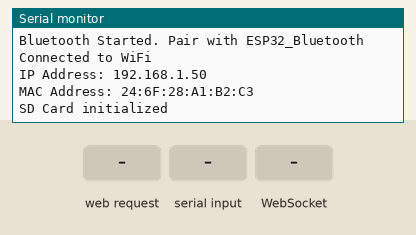
The sketch below on a simulated ESP32. Shown: the last lines printed to the serial monitor. Inputs (shaded band) come from the test bench. WiFi joins after 1.5 s; servers stay silent unless stated; storage starts empty; nothing arrives over Bluetooth unless stated.

Above: at 8.2 s.
8.3 s: HTTP request GET / received
At 8.7 s:
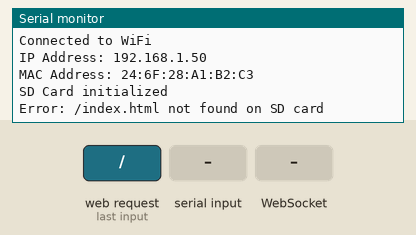
9.8 s: "90,45\n" received over the second serial link
At 10.8 s:
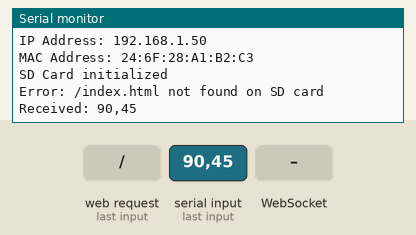
11.3 s: WebSocket text "5" received
At 12.0 s:
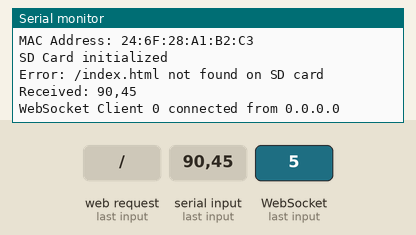
12.8 s: HTTP request GET /styles.css received
At 13.3 s:
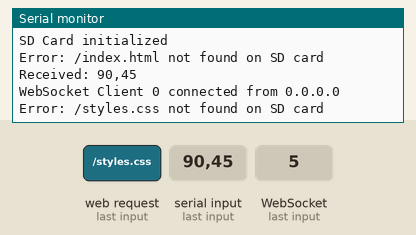
14.3 s: "5\n" received over the second serial link
At 15.4 s:
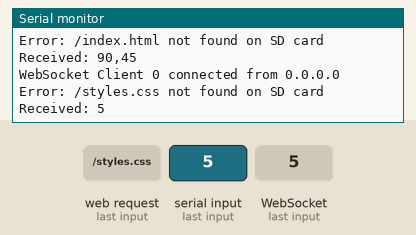
15.8 s: HTTP request GET /script.js received
At 16.8 s:
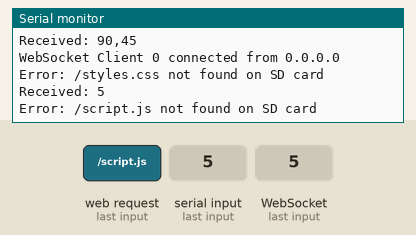

Measured:
- after the input at 8.3 s, the serial monitor: prints a new line at once (image 1)
- after the input at 9.8 s, the serial monitor: prints a new line at once (image 2)
- after the input at 11.3 s, the serial monitor: prints a new line at once (image 3)
- after the input at 12.8 s, the serial monitor: prints a new line at once (image 4)
- after the input at 14.3 s, the serial monitor: prints a new line at once (image 5)
- after the input at 15.8 s, the serial monitor: prints a new line at once (image 6)

The sketch:

5-ESP32-BtWifi-Portal-WebOnSDV0.0.1-.ino
```cpp
#include <BluetoothSerial.h>
#include <WiFi.h>
#include <WebServer.h>
#include <WebSocketsServer.h>
#include <ArduinoJson.h>
#include <SPI.h>
#include <SD.h>

// WiFi credentials
const char* ssid = "HilaWifi";      // Replace with your WiFi SSID
const char* password = "12345678";  // Replace with your WiFi password

// SD card CS pin (adjust based on your wiring)
#define SD_CS_PIN 5

BluetoothSerial SerialBT;
WebServer server(80);
WebSocketsServer webSocket = WebSocketsServer(81);

String receivedData = "";
const int maxDataPoints = 50;             // Number of data points to display
float dataValues[maxDataPoints] = { 0 };  // Array to store data for plotting
int dataIndex = 0;
int connectedWebSocketClients = 0;        // Track WebSocket clients
bool bluetoothConnected = false;          // Track Bluetooth connection status

void handleRoot() {
  File file = SD.open("/index.html");
  if (file) {
    server.streamFile(file, "text/html");
    file.close();
  } else {
    server.send(404, "text/plain", "File not found: /index.html");
    Serial.println("Error: /index.html not found on SD card");
  }
}

void handleCSS() {
  File file = SD.open("/styles.css");
  if (file) {
    server.streamFile(file, "text/css");
    file.close();
  } else {
    server.send(404, "text/plain", "File not found: /styles.css");
    Serial.println("Error: /styles.css not found on SD card");
  }
}

void handleJS() {
  File file = SD.open("/script.js");
  if (file) {
    server.streamFile(file, "application/javascript");
    file.close();
  } else {
    server.send(404, "text/plain", "File not found: /script.js");
    Serial.println("Error: /script.js not found on SD card");
  }
}

void handleChartJS() {
  File file = SD.open("/chart.min.js");
  if (file) {
    server.streamFile(file, "application/javascript");
    file.close();
  } else {
    server.send(404, "text/plain", "File not found: /chart.min.js");
    Serial.println("Error: /chart.min.js not found on SD card");
  }
}

// Bluetooth connection callback
void bluetoothCallback(esp_spp_cb_event_t event, esp_spp_cb_param_t *param) {
  if (event == ESP_SPP_SRV_OPEN_EVT) {
    bluetoothConnected = true;
    Serial.println("Bluetooth Client Connected");

    // Broadcast Bluetooth connection status
    DynamicJsonDocument doc(200);
    doc["type"] = "connection";
    doc["device"] = "bluetooth";
    doc["message"] = "Bluetooth Connected";
    doc["connected"] = true;
    String json;
    serializeJson(doc, json);
    webSocket.broadcastTXT(json);
  } else if (event == ESP_SPP_CLOSE_EVT) {
    bluetoothConnected = false;
    Serial.println("Bluetooth Client Disconnected");

    // Broadcast Bluetooth disconnection status
    DynamicJsonDocument doc(200);
    doc["type"] = "connection";
    doc["device"] = "bluetooth";
    doc["message"] = "Bluetooth Disconnected";
    doc["connected"] = false;
    String json;
    serializeJson(doc, json);
    webSocket.broadcastTXT(json);
  }
}

void webSocketEvent(uint8_t num, WStype_t type, uint8_t* payload, size_t length) {
  switch (type) {
    case WStype_CONNECTED: {
      connectedWebSocketClients++;
      Serial.printf("WebSocket Client %u connected from %s\n", num, webSocket.remoteIP(num).toString().c_str());

      // Send WebSocket connection status to all clients
      DynamicJsonDocument doc(200);
      doc["type"] = "connection";
      doc["device"] = "websocket";
      doc["message"] = String("WebSocket Clients Connected: ") + connectedWebSocketClients;
      doc["connected"] = true;
      String json;
      serializeJson(doc, json);
      webSocket.broadcastTXT(json);

      // Send current Bluetooth status to the new client
      DynamicJsonDocument btDoc(200);
      btDoc["type"] = "connection";
      btDoc["device"] = "bluetooth";
      btDoc["message"] = bluetoothConnected ? "Bluetooth Connected" : "Bluetooth Disconnected";
      btDoc["connected"] = bluetoothConnected;
      String btJson;
      serializeJson(btDoc, btJson);
      webSocket.sendTXT(num, btJson);
      break;
    }
    case WStype_DISCONNECTED: {
      connectedWebSocketClients--;
      Serial.printf("WebSocket Client %u disconnected\n", num);

      // Broadcast WebSocket disconnection status
      DynamicJsonDocument doc(200);
      doc["type"] = "connection";
      doc["device"] = "websocket";
      doc["message"] = connectedWebSocketClients > 0 ? String("WebSocket Clients Connected: ") + connectedWebSocketClients : "No WebSocket Clients Connected";
      doc["connected"] = connectedWebSocketClients > 0;
      String json;
      serializeJson(doc, json);
      webSocket.broadcastTXT(json);
      break;
    }
    case WStype_TEXT:
      // Handle other WebSocket messages if needed
      break;
  }
}

void setup() {
  Serial.begin(115200);
  delay(1000);
  SerialBT.begin("ESP32_Bluetooth");  // Bluetooth device name
  SerialBT.register_callback(bluetoothCallback);
  Serial.println("Bluetooth Started. Pair with ESP32_Bluetooth");
  delay(1000);

  // Connect to WiFi with timeout
  WiFi.begin(ssid, password);
  unsigned long startAttemptTime = millis();
  // const unsigned long timeout = 30000; // 30 seconds timeout
  // while (WiFi.status() != WL_CONNECTED && millis() - startAttemptTime < timeout) {
  //   delay(1000);
  //   Serial.println("Connecting to WiFi...");
  // }
  delay(3000);
  while (WiFi.status() != WL_CONNECTED) {
    WiFi.begin(ssid, password);
    delay(1000);
    Serial.println("Connecting to WiFi...");
  }

  if (WiFi.status() != WL_CONNECTED) {
    Serial.println("Failed to connect to WiFi. Check credentials or signal.");
    Serial.println("MAC Address: " + WiFi.macAddress());
    return;
  }
  Serial.println("Connected to WiFi");
  Serial.println("IP Address: " + WiFi.localIP().toString());
  Serial.println("MAC Address: " + WiFi.macAddress());
  delay(1000);


    // Initialize SD card
  if (!SD.begin(SD_CS_PIN)) {
    Serial.println("SD Card initialization failed!");
    return;
  }
  Serial.println("SD Card initialized");
  delay(1000);

  // Set up web server routes
  server.on("/", handleRoot);
  server.on("/styles.css", handleCSS);
  server.on("/script.js", handleJS);
  server.on("/chart.min.js", handleChartJS);
  server.begin();
  webSocket.begin();
  webSocket.onEvent(webSocketEvent);
}

void loop() {
  if (WiFi.status() == WL_CONNECTED) {
    server.handleClient();
    webSocket.loop();
  } else {
    Serial.println("WiFi disconnected. Attempting to reconnect...");
    WiFi.reconnect();
    delay(5000);
  }

  // Handle Bluetooth data
  if (SerialBT.available()) {
    receivedData = SerialBT.readStringUntil('\n');
    receivedData.trim();
    if (receivedData.length() > 0) {
      Serial.println("Received: " + receivedData);

      // Try to parse the received data as a float
      float value = receivedData.toFloat();
      dataValues[dataIndex % maxDataPoints] = value;
      dataIndex++;

      // Send data to WebSocket clients
      DynamicJsonDocument doc(64);
      doc["index"] = dataIndex;
      doc["value"] = value;
      String json;
      serializeJson(doc, json);
      webSocket.broadcastTXT(json);
    }
  }
}
```
